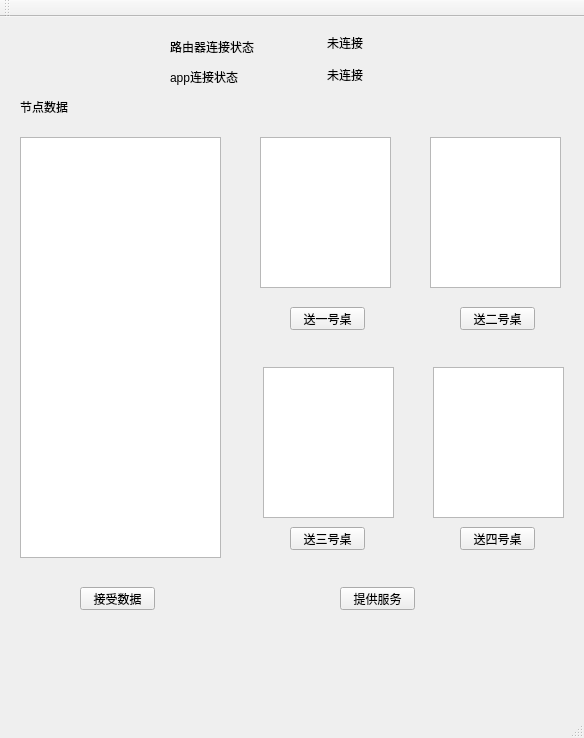
<?xml version="1.0" encoding="UTF-8"?>
<ui version="4.0">
 <class>MainWindow</class>
 <widget class="QMainWindow" name="MainWindow">
  <property name="geometry">
   <rect>
    <x>0</x>
    <y>0</y>
    <width>584</width>
    <height>738</height>
   </rect>
  </property>
  <property name="windowTitle">
   <string>MainWindow</string>
  </property>
  <widget class="QWidget" name="centralWidget">
   <widget class="QTextEdit" name="textEdit">
    <property name="geometry">
     <rect>
      <x>20</x>
      <y>120</y>
      <width>201</width>
      <height>421</height>
     </rect>
    </property>
   </widget>
   <widget class="QLabel" name="label">
    <property name="geometry">
     <rect>
      <x>20</x>
      <y>80</y>
      <width>54</width>
      <height>20</height>
     </rect>
    </property>
    <property name="text">
     <string>节点数据</string>
    </property>
   </widget>
   <widget class="QPushButton" name="pushButton">
    <property name="geometry">
     <rect>
      <x>80</x>
      <y>570</y>
      <width>75</width>
      <height>23</height>
     </rect>
    </property>
    <property name="text">
     <string>接受数据</string>
    </property>
   </widget>
   <widget class="QLabel" name="label_state">
    <property name="geometry">
     <rect>
      <x>327</x>
      <y>20</y>
      <width>54</width>
      <height>12</height>
     </rect>
    </property>
    <property name="text">
     <string>未连接</string>
    </property>
   </widget>
   <widget class="QPushButton" name="pushButton_send">
    <property name="geometry">
     <rect>
      <x>340</x>
      <y>570</y>
      <width>75</width>
      <height>23</height>
     </rect>
    </property>
    <property name="text">
     <string>提供服务</string>
    </property>
   </widget>
   <widget class="QLabel" name="label_app">
    <property name="geometry">
     <rect>
      <x>327</x>
      <y>50</y>
      <width>51</width>
      <height>16</height>
     </rect>
    </property>
    <property name="text">
     <string>未连接</string>
    </property>
   </widget>
   <widget class="QLabel" name="label_2">
    <property name="geometry">
     <rect>
      <x>170</x>
      <y>20</y>
      <width>111</width>
      <height>20</height>
     </rect>
    </property>
    <property name="text">
     <string>路由器连接状态</string>
    </property>
   </widget>
   <widget class="QLabel" name="label_3">
    <property name="geometry">
     <rect>
      <x>170</x>
      <y>50</y>
      <width>111</width>
      <height>20</height>
     </rect>
    </property>
    <property name="text">
     <string>app连接状态</string>
    </property>
   </widget>
   <widget class="QTextEdit" name="textEdit_table1">
    <property name="geometry">
     <rect>
      <x>260</x>
      <y>120</y>
      <width>131</width>
      <height>151</height>
     </rect>
    </property>
   </widget>
   <widget class="QPushButton" name="pushButton_send1">
    <property name="geometry">
     <rect>
      <x>290</x>
      <y>290</y>
      <width>75</width>
      <height>23</height>
     </rect>
    </property>
    <property name="text">
     <string>送一号桌</string>
    </property>
   </widget>
   <widget class="QTextEdit" name="textEdit_table2">
    <property name="geometry">
     <rect>
      <x>430</x>
      <y>120</y>
      <width>131</width>
      <height>151</height>
     </rect>
    </property>
   </widget>
   <widget class="QPushButton" name="pushButton_send2">
    <property name="geometry">
     <rect>
      <x>460</x>
      <y>290</y>
      <width>75</width>
      <height>23</height>
     </rect>
    </property>
    <property name="text">
     <string>送二号桌</string>
    </property>
   </widget>
   <widget class="QTextEdit" name="textEdit_table3">
    <property name="geometry">
     <rect>
      <x>263</x>
      <y>350</y>
      <width>131</width>
      <height>151</height>
     </rect>
    </property>
   </widget>
   <widget class="QPushButton" name="pushButton_send3">
    <property name="geometry">
     <rect>
      <x>290</x>
      <y>510</y>
      <width>75</width>
      <height>23</height>
     </rect>
    </property>
    <property name="text">
     <string>送三号桌</string>
    </property>
   </widget>
   <widget class="QTextEdit" name="textEdit_table4">
    <property name="geometry">
     <rect>
      <x>433</x>
      <y>350</y>
      <width>131</width>
      <height>151</height>
     </rect>
    </property>
   </widget>
   <widget class="QPushButton" name="pushButton_send4">
    <property name="geometry">
     <rect>
      <x>460</x>
      <y>510</y>
      <width>75</width>
      <height>23</height>
     </rect>
    </property>
    <property name="text">
     <string>送四号桌</string>
    </property>
   </widget>
  </widget>
  <widget class="QMenuBar" name="menuBar">
   <property name="geometry">
    <rect>
     <x>0</x>
     <y>0</y>
     <width>584</width>
     <height>23</height>
    </rect>
   </property>
  </widget>
  <widget class="QToolBar" name="mainToolBar">
   <attribute name="toolBarArea">
    <enum>TopToolBarArea</enum>
   </attribute>
   <attribute name="toolBarBreak">
    <bool>false</bool>
   </attribute>
  </widget>
  <widget class="QStatusBar" name="statusBar"/>
 </widget>
 <layoutdefault spacing="6" margin="11"/>
 <resources/>
 <connections/>
</ui>
